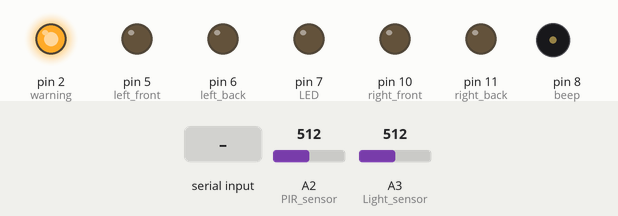
The sketch below on a simulated Arduino Uno, built with avr-gcc and run on an emulated ATmega328P. On the bench: output pins drawn as LEDs (lit = HIGH), buzzer (waves = sounding, pin HIGH). The inputs (shaded band) are chosen by the test bench; at power-on: A3 (Light_sensor) = 512, A2 (PIR_sensor) = 512. What the sketch prints to the serial monitor is not drawn.

Above: at 2.8 s.
2.9 s: "1\n" received over the second serial link
At 3.9 s:
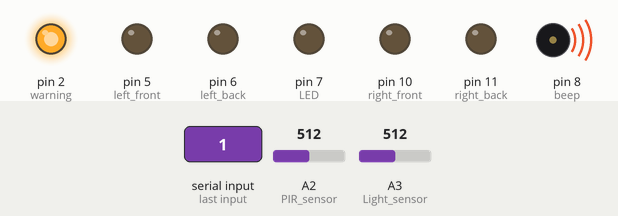
4.9 s: A3 (Light_sensor) set to 876
6.4 s: A3 (Light_sensor) set to 909
At 6.7 s:
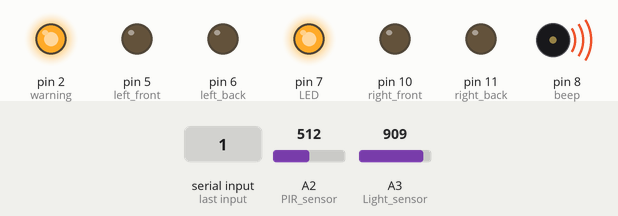
Timing chart, 0 to 13.0 s (numbered marks = the images above; inputs shaded):
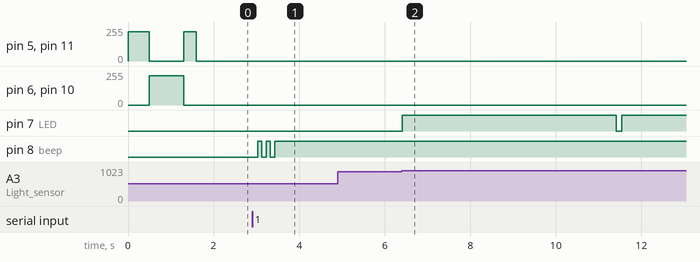

The sketch:

jm_car_uno.ino
```cpp
/*
  uno r3 引脚定义

  直流电机驱动板：5 6 10 11
  蜂鸣器 5v：8
  超声波传感器 5v：A0 A1
  LED 5v：7
  光线传感器 5v：A3
  人体红外传感器 3.3v：A2
  软串口：3, 4


  wifi d1 引脚定义
  DHT11 5v ：D7
  触摸按键 3.3v ：D8
  OLED 5v ：D15--SCL D14--SDA
  软串口：RX=D8,TX=D9

*/
#include <SoftwareSerial.h>
//软串口
SoftwareSerial mySerial(3, 4); //RX=3,TX=4
/*系统配置*/
//小夜灯开关
bool NIGHT_LIGHT_STATUS = true;
//光线传感器阈值 超过该值判定为夜晚
int LIGHT_SENSOR_VALUE = 890;
//人体红外传感器阈值
int DETECT_PEOPLE_VALUE = 150;
// 超声波避触发距离
float MAX_STOP = 8;

//车速设置
int speed1 = 170;
int speed2 = 220;
int speed3 = 250;
int CAR_SPEED = speed2;
//直流电机
int right_back = 11;  //in1
int right_front = 10; //in2
int left_back = 6;  //in3
int left_front = 5; //in4
//蜂鸣器 低电平触发
int beep = 8;
//超声波测距
unsigned int EchoPin = A0;
unsigned int TrigPin = A1;
//人体红外传感
int PIR_sensor = A2;    //指定PIR模拟端口 A2
//光线传感器
int Light_sensor = A3; //A3
//小车LED
int LED = 7;           //指定LED端口 7
//中断函数
int warning = 2;

//LED
void open_LED(bool open_led)
{
  if (open_led) {
    digitalWrite(LED, HIGH);
  }
  else {
    digitalWrite(LED, LOW);
  }
}

//人体红外传感器
bool detectPeople()
{
  int val = 0;            //存储获取到的PIR数值
  delay(10);
  val = analogRead(PIR_sensor);    //读取A2口的电压值并赋值到val
  if (val > DETECT_PEOPLE_VALUE)//判断是否有人
  {
    return true;
  }
  else
  {
    return false;
  }

}
//光线传感器
bool check_night()
{
  int val = 0;            //存储获取到的PIR数值
  delay(10);
  val = analogRead(Light_sensor);    //读取A2口的电压值并赋值到val
  //  Serial.print("亮度: ");
  //  Serial.println(val);
  if (val > LIGHT_SENSOR_VALUE) //大于该值判定为晚上
  {
    return true;
  }
  else
  {
    return false;
  }

}

//超声波传感器
float getDistance()
{
  unsigned long Time_Echo_us = 0;
  unsigned long Len_mm_X100  = 0;
  unsigned long Len_Integer = 0;
  unsigned int Len_Fraction = 0;

  digitalWrite(TrigPin, HIGH);
  delayMicroseconds(50);
  digitalWrite(TrigPin, LOW);
  Time_Echo_us = pulseIn(EchoPin, HIGH);
  if ((Time_Echo_us < 60000) && (Time_Echo_us > 1))
  {
    Len_mm_X100 = (Time_Echo_us * 34) / 20;
    Len_Integer = Len_mm_X100 / 100;
    Len_Fraction = Len_mm_X100 % 100;
    return Len_Integer + Len_Fraction / 100.0;
  }
}

//控制小车运动
void carRun(int goDirection, int carSpeed )
{
  // 判断引脚
  if (goDirection == 5 || goDirection == 6 || goDirection == 10 || goDirection == 11)
  {
    analogWrite(goDirection, carSpeed);
  }
}
void swag()
{
  //左转
  carRun(right_front, 0);
  carRun(left_back, 0);
  carRun(left_front, CAR_SPEED);
  carRun(right_back, CAR_SPEED);
  delay(500);
  //右转
  carRun(left_front, 0);
  carRun(right_back, 0);
  carRun(right_front, CAR_SPEED);
  carRun(left_back, CAR_SPEED);
  delay(800);
  //左转
  carRun(right_front, 0);
  carRun(left_back, 0);
  carRun(left_front, CAR_SPEED);
  carRun(right_back, CAR_SPEED);
  delay(300);
  carStop();
}
//刹车
void carStop()
{

  carRun(left_front, 0);
  carRun(left_back, 0);
  carRun(right_front, 0);
  carRun(right_back, 0);
}
//蜂鸣器
void openBeep(int times)
{
  for (int i = 0; i < times; i++)
  {
    digitalWrite(beep, LOW);
    delay(100);
    digitalWrite(beep, HIGH);
    delay(100);
  }
}

//中断函数
void blink() {
  Serial.println("进入中断");
  //中断处理程序

  //跳出中断
  digitalWrite(warning, HIGH);
  Serial.println("跳出中断");
}

//执行指令
void doComand(String comdata)
{
  Serial.print("串口数据：");
  Serial.println(comdata);
  /*
    指令集
    方向：
    > 前：w
    > 后：s
    > 左：a
    > 右：d
    > 刹车：q
    蜂鸣器：
    > 设置（1声）：1
    > 消息（3声）：3
    设置小夜灯模型：
    > 小夜灯开：n
    > 小夜灯关：l
    初始化完成提示：
    消息（3声）：3
    车速:
    z x c

  */
  if  (comdata.indexOf("q") != -1 )
  {
    //刹车
    carRun(right_back, 0);
    carRun(left_back, 0);
    carRun(right_front, 0);
    carRun(left_front, 0);
  }
  else if (comdata.indexOf("w") != -1 )
  {
    Serial.print("执行指令：w");
    //前进
    carRun(right_back, 0);
    carRun(left_back, 0);
    carRun(right_front, CAR_SPEED);
    carRun(left_front, CAR_SPEED);
  }
  else  if (comdata.indexOf("s") != -1 )
  {
    //后退
    carRun(right_front, 0);
    carRun(left_front, 0);
    carRun(right_back, CAR_SPEED);
    carRun(left_back, CAR_SPEED);
  }
  else  if (comdata.indexOf("a") != -1 )
  {
    //左转
    carRun(right_front, 0);
    carRun(left_back, 0);
    carRun(left_front, CAR_SPEED);
    carRun(right_back, CAR_SPEED);
  }
  else  if (comdata.indexOf("d") != -1 )
  {
    //右转
    carRun(left_front, 0);
    carRun(right_back, 0);
    carRun(right_front, CAR_SPEED);
    carRun(left_back, CAR_SPEED);

  }
  else  if (comdata.indexOf("1") != -1 )
  {
    openBeep(3);
  }
  else  if (comdata.indexOf("3") != -1 )
  {
    openBeep(3);
  }
  else  if (comdata.indexOf("n") != -1 )
  {
    NIGHT_LIGHT_STATUS = true;
    Serial.println("小夜灯模式----开");
    openBeep(1);
  }
  else  if (comdata.indexOf("l") != -1 )
  {
    NIGHT_LIGHT_STATUS = false;
    Serial.println("小夜灯模式----关");
    openBeep(1);
  }
  else  if (comdata.indexOf("z") != -1 )
  {
    //刹车
    carRun(right_back, 0);
    carRun(left_back, 0);
    carRun(right_front, 0);
    carRun(left_front, 0);
    CAR_SPEED = speed1;
    Serial.println("速度更新----1");
    openBeep(1);
  }
  else  if (comdata.indexOf("x") != -1 )
  {
    //刹车
    carRun(right_back, 0);
    carRun(left_back, 0);
    carRun(right_front, 0);
    carRun(left_front, 0);
    CAR_SPEED = speed2;
    Serial.println("速度更新----2");
    openBeep(1);
  }
  else  if (comdata.indexOf("c") != -1)
  {
    //刹车
    carRun(right_back, 0);
    carRun(left_back, 0);
    carRun(right_front, 0);
    carRun(left_front, 0);
    CAR_SPEED = speed3;
    Serial.println("速度更新----3");
    openBeep(1);
  }
}

// 小夜灯
void detect_open_LED()
{
  delay(100);
  if (NIGHT_LIGHT_STATUS)
  {
    bool light_is_night = check_night();

    if (light_is_night )
    {
      bool detect_people = detectPeople();
      //      Serial.print("是否有人： ");
      //      Serial.println(detect_people);

      if (detect_people)
      { //打开LED 5秒后关闭
        open_LED(true);
        delay(5000);
        open_LED(false);
      }
    }
  }
}

void setup() {
  Serial.begin(115200);
  mySerial.begin(115200);
  while (!Serial) {
    ;
  }
  while (!mySerial) {
    ;
  }
  Serial.println("系统启动中");
  //外部中断
  attachInterrupt(0, blink, LOW);//低电平触发中断0，调用blink函数
  pinMode(warning, OUTPUT);
  digitalWrite(warning, HIGH);
  //直流电机
  pinMode(left_front, OUTPUT);
  pinMode(left_back, OUTPUT);
  pinMode(right_front, OUTPUT);
  pinMode(right_back, OUTPUT);
  //打开喇叭
  pinMode(beep, OUTPUT);
  //超声波测距
  pinMode(EchoPin, INPUT);
  pinMode(TrigPin, OUTPUT);
  //人体红外
  pinMode(PIR_sensor, INPUT);   //设置PIR模拟端口为输入模式
  //光线传感器
  pinMode(Light_sensor, INPUT);
  //LED
  pinMode(LED, OUTPUT);         //设置端口为输出模式
  //  openBeep(3);
  swag();
  Serial.print("jm's Car!\n");
}

void loop() {
  //软串口数据监测
  if (mySerial.available())
  {
    String data = "";
    int i = 0;
    while (mySerial.available() > 0)
    {
      i++;
      char a = char(mySerial.read());
      data += a;
      delay(2);
    }
    doComand(data);
  }

  /*
     小夜灯模式
     总开关开 NIGHT_LIGHT_STATUS & 光线传感器判断为晚上 & 红外传感器感应到有人
  */
  detect_open_LED();

  //触发中断
  //  float dis = getDistance();
  //  Serial.println(dis);
  //  if ( dis < MAX_STOP)
  //  {
  //    //最短距离 8厘米 触发中断
  //    digitalWrite(warning, LOW);
  //  }
  delay(10);
}
```

Measured:
- the behaviour switches between 890 and 891 on A3 (Light_sensor) (found by bisection; images 1 and 2)
- after the input at 2.9 s, pin 8 (beep): alternates HIGH for 0.10 s and LOW for 0.10 s, 5 changes in all, then stays HIGH, starting after 0.13 s
- after the input at 4.9 s, every drawn part: stays the same
- after the input at 6.4 s, pin 7 (LED): LOW → HIGH at once, → LOW 5.0 s later, → HIGH 0.13 s later
